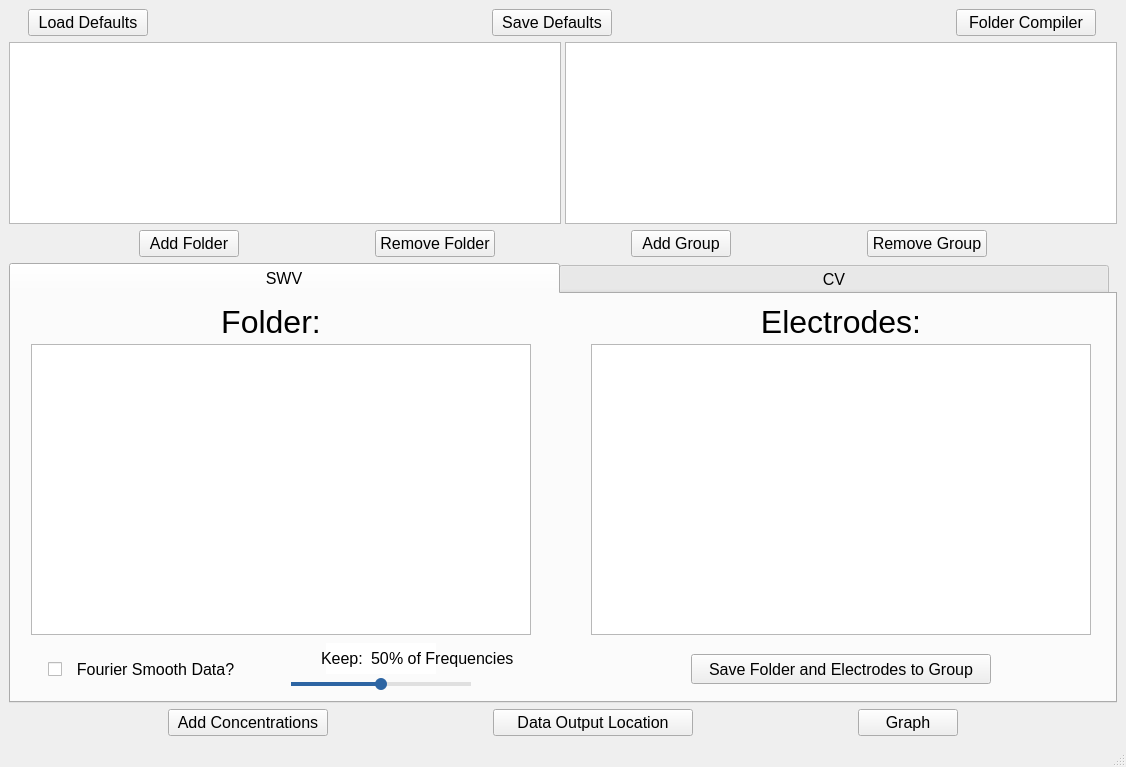
<?xml version="1.0" encoding="UTF-8"?>
<ui version="4.0">
 <class>MainWindow</class>
 <widget class="QMainWindow" name="MainWindow">
  <property name="geometry">
   <rect>
    <x>0</x>
    <y>0</y>
    <width>1126</width>
    <height>767</height>
   </rect>
  </property>
  <property name="minimumSize">
   <size>
    <width>1126</width>
    <height>767</height>
   </size>
  </property>
  <property name="windowTitle">
   <string>KHDPS</string>
  </property>
  <widget class="QWidget" name="centralwidget">
   <property name="sizePolicy">
    <sizepolicy hsizetype="Expanding" vsizetype="Preferred">
     <horstretch>0</horstretch>
     <verstretch>0</verstretch>
    </sizepolicy>
   </property>
   <layout class="QGridLayout" name="gridLayout">
    <item row="2" column="0">
     <layout class="QHBoxLayout" name="third_row">
      <item>
       <widget class="QPushButton" name="add_folder_button">
        <property name="maximumSize">
         <size>
          <width>100</width>
          <height>16777215</height>
         </size>
        </property>
        <property name="font">
         <font>
          <pointsize>12</pointsize>
         </font>
        </property>
        <property name="text">
         <string>Add Folder</string>
        </property>
       </widget>
      </item>
      <item>
       <widget class="QPushButton" name="rm_folder_button">
        <property name="maximumSize">
         <size>
          <width>120</width>
          <height>16777215</height>
         </size>
        </property>
        <property name="font">
         <font>
          <pointsize>12</pointsize>
         </font>
        </property>
        <property name="text">
         <string>Remove Folder</string>
        </property>
       </widget>
      </item>
      <item>
       <widget class="QPushButton" name="add_group_button">
        <property name="maximumSize">
         <size>
          <width>100</width>
          <height>16777215</height>
         </size>
        </property>
        <property name="font">
         <font>
          <pointsize>12</pointsize>
         </font>
        </property>
        <property name="text">
         <string>Add Group</string>
        </property>
       </widget>
      </item>
      <item>
       <widget class="QPushButton" name="remove_group_button">
        <property name="maximumSize">
         <size>
          <width>120</width>
          <height>16777215</height>
         </size>
        </property>
        <property name="font">
         <font>
          <pointsize>12</pointsize>
         </font>
        </property>
        <property name="text">
         <string>Remove Group</string>
        </property>
       </widget>
      </item>
     </layout>
    </item>
    <item row="0" column="0">
     <layout class="QHBoxLayout" name="first_row" stretch="1,0,1">
      <property name="spacing">
       <number>325</number>
      </property>
      <property name="sizeConstraint">
       <enum>QLayout::SizeConstraint::SetDefaultConstraint</enum>
      </property>
      <property name="leftMargin">
       <number>0</number>
      </property>
      <property name="rightMargin">
       <number>0</number>
      </property>
      <item>
       <widget class="QPushButton" name="load_def_button">
        <property name="enabled">
         <bool>true</bool>
        </property>
        <property name="sizePolicy">
         <sizepolicy hsizetype="Expanding" vsizetype="Fixed">
          <horstretch>0</horstretch>
          <verstretch>0</verstretch>
         </sizepolicy>
        </property>
        <property name="maximumSize">
         <size>
          <width>120</width>
          <height>16777215</height>
         </size>
        </property>
        <property name="font">
         <font>
          <pointsize>12</pointsize>
         </font>
        </property>
        <property name="text">
         <string>Load Defaults</string>
        </property>
       </widget>
      </item>
      <item>
       <widget class="QPushButton" name="save_defaults_button">
        <property name="minimumSize">
         <size>
          <width>0</width>
          <height>0</height>
         </size>
        </property>
        <property name="maximumSize">
         <size>
          <width>120</width>
          <height>16777215</height>
         </size>
        </property>
        <property name="font">
         <font>
          <pointsize>12</pointsize>
         </font>
        </property>
        <property name="text">
         <string>Save Defaults</string>
        </property>
       </widget>
      </item>
      <item>
       <widget class="QPushButton" name="folder_compiler_button">
        <property name="sizePolicy">
         <sizepolicy hsizetype="Expanding" vsizetype="Fixed">
          <horstretch>0</horstretch>
          <verstretch>0</verstretch>
         </sizepolicy>
        </property>
        <property name="maximumSize">
         <size>
          <width>140</width>
          <height>16777215</height>
         </size>
        </property>
        <property name="font">
         <font>
          <pointsize>12</pointsize>
         </font>
        </property>
        <property name="text">
         <string>Folder Compiler</string>
        </property>
       </widget>
      </item>
     </layout>
    </item>
    <item row="4" column="0">
     <layout class="QHBoxLayout" name="seventh_row">
      <item>
       <widget class="QPushButton" name="add_conc_button">
        <property name="maximumSize">
         <size>
          <width>160</width>
          <height>16777215</height>
         </size>
        </property>
        <property name="font">
         <font>
          <pointsize>12</pointsize>
         </font>
        </property>
        <property name="text">
         <string>Add Concentrations</string>
        </property>
       </widget>
      </item>
      <item>
       <widget class="QPushButton" name="data_output_loc">
        <property name="maximumSize">
         <size>
          <width>200</width>
          <height>16777215</height>
         </size>
        </property>
        <property name="font">
         <font>
          <pointsize>12</pointsize>
         </font>
        </property>
        <property name="text">
         <string>Data Output Location</string>
        </property>
       </widget>
      </item>
      <item>
       <widget class="QPushButton" name="graph_button">
        <property name="maximumSize">
         <size>
          <width>100</width>
          <height>16777215</height>
         </size>
        </property>
        <property name="font">
         <font>
          <pointsize>12</pointsize>
         </font>
        </property>
        <property name="text">
         <string>Graph</string>
        </property>
       </widget>
      </item>
     </layout>
    </item>
    <item row="1" column="0">
     <layout class="QHBoxLayout" name="second_row">
      <property name="spacing">
       <number>4</number>
      </property>
      <property name="sizeConstraint">
       <enum>QLayout::SizeConstraint::SetDefaultConstraint</enum>
      </property>
      <property name="topMargin">
       <number>0</number>
      </property>
      <property name="bottomMargin">
       <number>0</number>
      </property>
      <item>
       <widget class="QListView" name="folder_list">
        <property name="sizePolicy">
         <sizepolicy hsizetype="Expanding" vsizetype="Expanding">
          <horstretch>0</horstretch>
          <verstretch>0</verstretch>
         </sizepolicy>
        </property>
        <property name="minimumSize">
         <size>
          <width>0</width>
          <height>100</height>
         </size>
        </property>
        <property name="maximumSize">
         <size>
          <width>1070</width>
          <height>200</height>
         </size>
        </property>
        <property name="font">
         <font>
          <pointsize>12</pointsize>
         </font>
        </property>
        <property name="styleSheet">
         <string notr="true">QListView {
    outline: none; /* Removes dotted rectangle focus border */
}
QListView::item:selected {
    background-color: rgb(45, 101, 163);
    color: white;
	border-radius: 6px;
}</string>
        </property>
       </widget>
      </item>
      <item>
       <widget class="QListWidget" name="group_names_list">
        <property name="minimumSize">
         <size>
          <width>0</width>
          <height>0</height>
         </size>
        </property>
        <property name="maximumSize">
         <size>
          <width>16777215</width>
          <height>200</height>
         </size>
        </property>
        <property name="font">
         <font>
          <pointsize>12</pointsize>
         </font>
        </property>
        <property name="styleSheet">
         <string notr="true">QListWidget {
    outline: none; /* Removes dotted rectangle focus border */
}
QListWidget::item:selected {
    background-color: rgb(45, 101, 163);
    color: white;
	border-radius: 6px;
}</string>
        </property>
       </widget>
      </item>
     </layout>
    </item>
    <item row="3" column="0">
     <layout class="QHBoxLayout" name="sixth_row">
      <item>
       <widget class="QTabWidget" name="selection_tabs">
        <property name="sizePolicy">
         <sizepolicy hsizetype="Preferred" vsizetype="Expanding">
          <horstretch>0</horstretch>
          <verstretch>0</verstretch>
         </sizepolicy>
        </property>
        <property name="minimumSize">
         <size>
          <width>0</width>
          <height>440</height>
         </size>
        </property>
        <property name="maximumSize">
         <size>
          <width>16777215</width>
          <height>16777215</height>
         </size>
        </property>
        <property name="baseSize">
         <size>
          <width>0</width>
          <height>0</height>
         </size>
        </property>
        <property name="font">
         <font>
          <pointsize>12</pointsize>
         </font>
        </property>
        <property name="styleSheet">
         <string notr="true">QTabBar::tab {
    width: 550px;
}
</string>
        </property>
        <property name="currentIndex">
         <number>0</number>
        </property>
        <property name="usesScrollButtons">
         <bool>false</bool>
        </property>
        <widget class="QWidget" name="tab">
         <attribute name="title">
          <string>SWV</string>
         </attribute>
         <widget class="QListWidget" name="swv_folder_select">
          <property name="geometry">
           <rect>
            <x>20</x>
            <y>50</y>
            <width>500</width>
            <height>291</height>
           </rect>
          </property>
          <property name="font">
           <font>
            <pointsize>12</pointsize>
           </font>
          </property>
          <property name="styleSheet">
           <string notr="true">QListWidget {
    outline: none; /* Removes dotted rectangle focus border */
}
QListWidget::item:selected {
    background-color: rgb(45, 101, 163);
    color: white;
	border-radius: 6px;
}</string>
          </property>
         </widget>
         <widget class="QListWidget" name="swv_electrode_select">
          <property name="geometry">
           <rect>
            <x>580</x>
            <y>50</y>
            <width>500</width>
            <height>291</height>
           </rect>
          </property>
          <property name="font">
           <font>
            <pointsize>12</pointsize>
           </font>
          </property>
          <property name="styleSheet">
           <string notr="true">QListWidget {
    outline: none; /* Removes dotted rectangle focus border */
}
QListWidget::item:selected {
    background-color: rgb(45, 101, 163);
    color: white;
	border-radius: 6px;
}</string>
          </property>
         </widget>
         <widget class="QPushButton" name="swv_folder_es_group_button">
          <property name="geometry">
           <rect>
            <x>680</x>
            <y>360</y>
            <width>300</width>
            <height>30</height>
           </rect>
          </property>
          <property name="font">
           <font>
            <pointsize>12</pointsize>
           </font>
          </property>
          <property name="text">
           <string>Save Folder and Electrodes to Group</string>
          </property>
         </widget>
         <widget class="QLabel" name="label">
          <property name="geometry">
           <rect>
            <x>160</x>
            <y>10</y>
            <width>200</width>
            <height>35</height>
           </rect>
          </property>
          <property name="font">
           <font>
            <pointsize>24</pointsize>
           </font>
          </property>
          <property name="text">
           <string>Folder:</string>
          </property>
          <property name="alignment">
           <set>Qt::AlignmentFlag::AlignCenter</set>
          </property>
         </widget>
         <widget class="QLabel" name="label_2">
          <property name="geometry">
           <rect>
            <x>730</x>
            <y>10</y>
            <width>200</width>
            <height>35</height>
           </rect>
          </property>
          <property name="font">
           <font>
            <pointsize>24</pointsize>
           </font>
          </property>
          <property name="text">
           <string>Electrodes:</string>
          </property>
          <property name="alignment">
           <set>Qt::AlignmentFlag::AlignCenter</set>
          </property>
         </widget>
         <widget class="QCheckBox" name="fouriersmooth">
          <property name="geometry">
           <rect>
            <x>37</x>
            <y>360</y>
            <width>201</width>
            <height>30</height>
           </rect>
          </property>
          <property name="font">
           <font>
            <pointsize>12</pointsize>
           </font>
          </property>
          <property name="styleSheet">
           <string notr="true">QCheckBox {
    outline: none;
}
QCheckBox::indicator:checked {
    background-color: rgb(45, 101, 163);   /* fill color of checkbox when checked */
	border-radius: 6px;
}</string>
          </property>
          <property name="text">
           <string>  Fourier Smooth Data?</string>
          </property>
          <property name="tristate">
           <bool>false</bool>
          </property>
         </widget>
         <widget class="QSlider" name="fouriersmoothslider">
          <property name="geometry">
           <rect>
            <x>280</x>
            <y>380</y>
            <width>180</width>
            <height>20</height>
           </rect>
          </property>
          <property name="font">
           <font>
            <pointsize>12</pointsize>
           </font>
          </property>
          <property name="styleSheet">
           <string notr="true">/* the track */
QSlider::groove:horizontal {
    background: #e0e0e0;
    height: 4px;
    border-radius: 4px;
}

/* the filled portion to the left of the handle (Qt 6+) */
QSlider::sub-page:horizontal {
    background: rgb(45,101,163);
    border-radius: 15px;
}

/* the unfilled portion to the right of the handle (Qt 6+) */
QSlider::add-page:horizontal {
    background: #e0e0e0;
    border-radius: 4px;
}

/* the thumb */
QSlider::handle:horizontal {
    background: rgb(45,101,163);
    width: 12px;
    height: 12px;         /* improves hit area */
    margin: -4px 0;       /* centers handle on the 8px groove */
    border-radius: 6px;
}

/* hover/pressed feedback (optional) */
QSlider::handle:horizontal:hover   { background: rgb(45,101,163); }
QSlider::handle:horizontal:pressed { background: rgb(45,101,163) }</string>
          </property>
          <property name="maximum">
           <number>100</number>
          </property>
          <property name="sliderPosition">
           <number>50</number>
          </property>
          <property name="orientation">
           <enum>Qt::Orientation::Horizontal</enum>
          </property>
         </widget>
         <widget class="QLineEdit" name="fouriersmoothvalue">
          <property name="geometry">
           <rect>
            <x>315</x>
            <y>349</y>
            <width>110</width>
            <height>31</height>
           </rect>
          </property>
          <property name="font">
           <font>
            <pointsize>12</pointsize>
           </font>
          </property>
          <property name="text">
           <string>50</string>
          </property>
          <property name="frame">
           <bool>false</bool>
          </property>
          <property name="cursorPosition">
           <number>2</number>
          </property>
          <property name="alignment">
           <set>Qt::AlignmentFlag::AlignCenter</set>
          </property>
         </widget>
         <widget class="QLabel" name="label_6">
          <property name="geometry">
           <rect>
            <x>310</x>
            <y>349</y>
            <width>61</width>
            <height>31</height>
           </rect>
          </property>
          <property name="font">
           <font>
            <pointsize>12</pointsize>
           </font>
          </property>
          <property name="text">
           <string>Keep:</string>
          </property>
         </widget>
         <widget class="QLabel" name="label_7">
          <property name="geometry">
           <rect>
            <x>378</x>
            <y>349</y>
            <width>151</width>
            <height>31</height>
           </rect>
          </property>
          <property name="font">
           <font>
            <pointsize>12</pointsize>
           </font>
          </property>
          <property name="text">
           <string>% of Frequencies</string>
          </property>
         </widget>
        </widget>
        <widget class="QWidget" name="tab_2">
         <attribute name="title">
          <string>CV</string>
         </attribute>
         <widget class="QListWidget" name="cv_folder_select">
          <property name="geometry">
           <rect>
            <x>20</x>
            <y>50</y>
            <width>500</width>
            <height>351</height>
           </rect>
          </property>
          <property name="font">
           <font>
            <pointsize>12</pointsize>
           </font>
          </property>
          <property name="styleSheet">
           <string notr="true">QListWidget {
    outline: none; /* Removes dotted rectangle focus border */
}
QListWidget::item:selected {
    background-color: rgb(45, 101, 163);
    color: white;
	border-radius: 6px;
}</string>
          </property>
         </widget>
         <widget class="QListWidget" name="cv_electrode_select">
          <property name="geometry">
           <rect>
            <x>870</x>
            <y>50</y>
            <width>211</width>
            <height>291</height>
           </rect>
          </property>
          <property name="font">
           <font>
            <pointsize>12</pointsize>
           </font>
          </property>
          <property name="styleSheet">
           <string notr="true">QListWidget {
    outline: none; /* Removes dotted rectangle focus border */
}
QListWidget::item:selected {
    background-color: rgb(45, 101, 163);
    color: white;
	border-radius: 6px;
}</string>
          </property>
         </widget>
         <widget class="QPushButton" name="cv_folder_es_group_button">
          <property name="geometry">
           <rect>
            <x>680</x>
            <y>360</y>
            <width>300</width>
            <height>30</height>
           </rect>
          </property>
          <property name="font">
           <font>
            <pointsize>12</pointsize>
           </font>
          </property>
          <property name="text">
           <string>Save Folder and Electrodes to Group</string>
          </property>
         </widget>
         <widget class="QLabel" name="label_3">
          <property name="geometry">
           <rect>
            <x>160</x>
            <y>10</y>
            <width>200</width>
            <height>35</height>
           </rect>
          </property>
          <property name="font">
           <font>
            <pointsize>24</pointsize>
           </font>
          </property>
          <property name="text">
           <string>Folder:</string>
          </property>
          <property name="alignment">
           <set>Qt::AlignmentFlag::AlignCenter</set>
          </property>
         </widget>
         <widget class="QLabel" name="label_4">
          <property name="geometry">
           <rect>
            <x>880</x>
            <y>10</y>
            <width>200</width>
            <height>35</height>
           </rect>
          </property>
          <property name="font">
           <font>
            <pointsize>24</pointsize>
           </font>
          </property>
          <property name="text">
           <string>Electrodes:</string>
          </property>
          <property name="alignment">
           <set>Qt::AlignmentFlag::AlignCenter</set>
          </property>
         </widget>
         <widget class="QListWidget" name="cv_data_type_select">
          <property name="geometry">
           <rect>
            <x>610</x>
            <y>50</y>
            <width>211</width>
            <height>291</height>
           </rect>
          </property>
          <property name="font">
           <font>
            <pointsize>12</pointsize>
           </font>
          </property>
          <property name="styleSheet">
           <string notr="true">QListWidget {
    outline: none; /* Removes dotted rectangle focus border */
}
QListWidget::item:selected {
    background-color: rgb(45, 101, 163);
    color: white;
	border-radius: 6px;
}</string>
          </property>
          <item>
           <property name="text">
            <string>EASA Before Roughening</string>
           </property>
          </item>
          <item>
           <property name="text">
            <string>EASA After Roughening</string>
           </property>
          </item>
          <item>
           <property name="text">
            <string>CVs Without Hydrogel</string>
           </property>
          </item>
          <item>
           <property name="text">
            <string>CVs With Hydrogel</string>
           </property>
          </item>
         </widget>
         <widget class="QLabel" name="label_5">
          <property name="geometry">
           <rect>
            <x>620</x>
            <y>10</y>
            <width>200</width>
            <height>35</height>
           </rect>
          </property>
          <property name="font">
           <font>
            <pointsize>24</pointsize>
           </font>
          </property>
          <property name="text">
           <string>Data Type:</string>
          </property>
          <property name="alignment">
           <set>Qt::AlignmentFlag::AlignCenter</set>
          </property>
         </widget>
        </widget>
       </widget>
      </item>
     </layout>
    </item>
   </layout>
  </widget>
  <widget class="QMenuBar" name="menubar">
   <property name="geometry">
    <rect>
     <x>0</x>
     <y>0</y>
     <width>1126</width>
     <height>17</height>
    </rect>
   </property>
  </widget>
  <widget class="QStatusBar" name="statusbar"/>
 </widget>
 <resources/>
 <connections/>
</ui>
